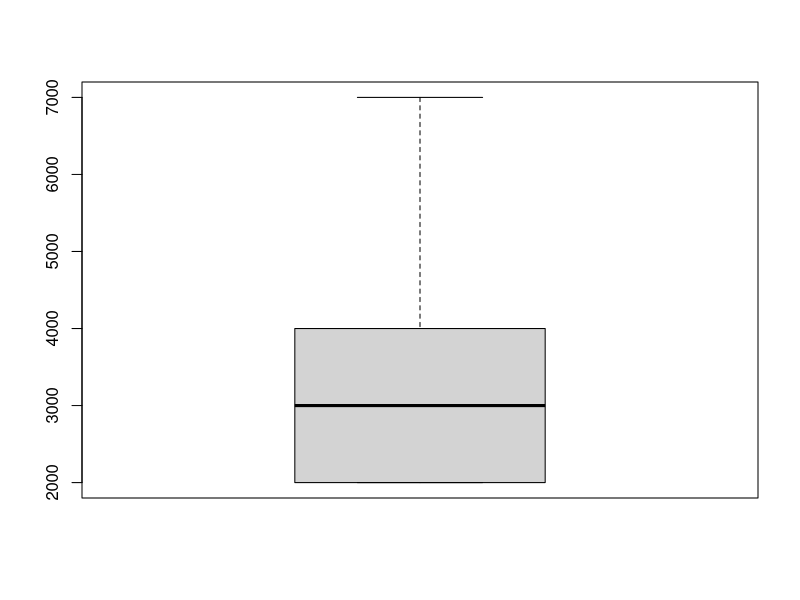
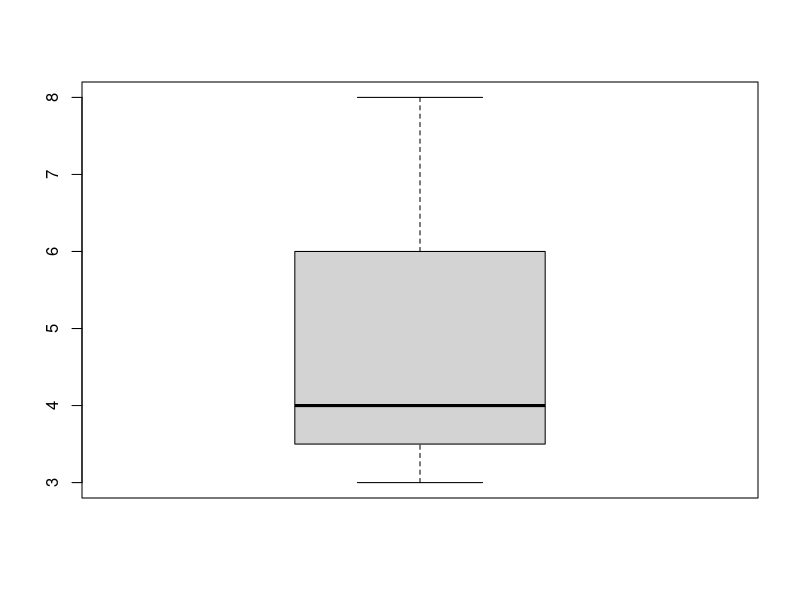
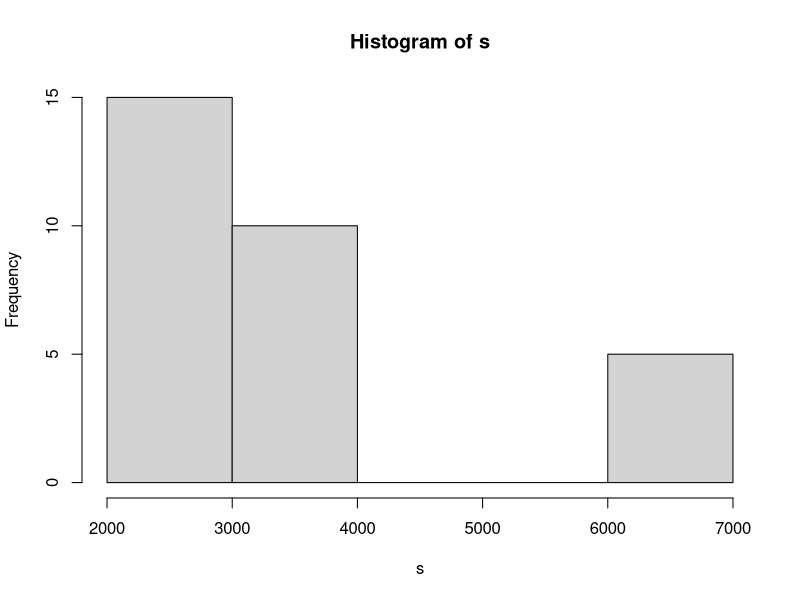
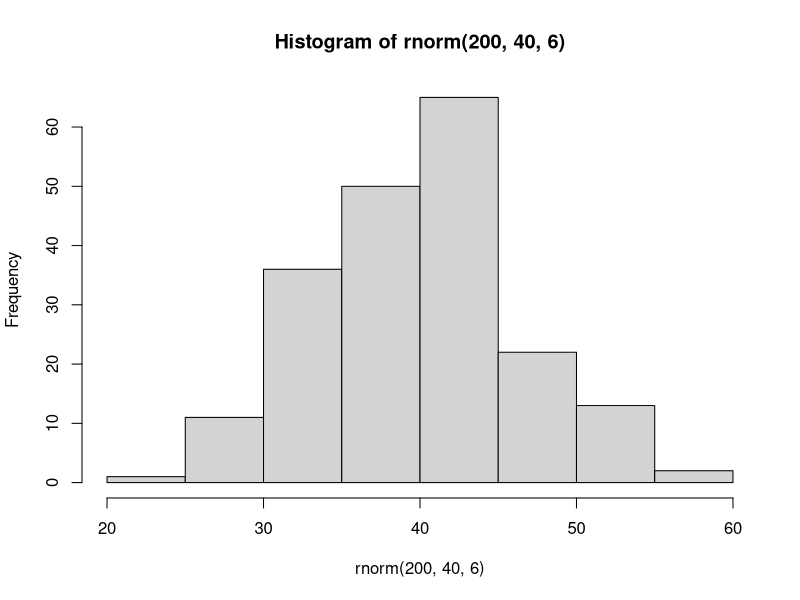
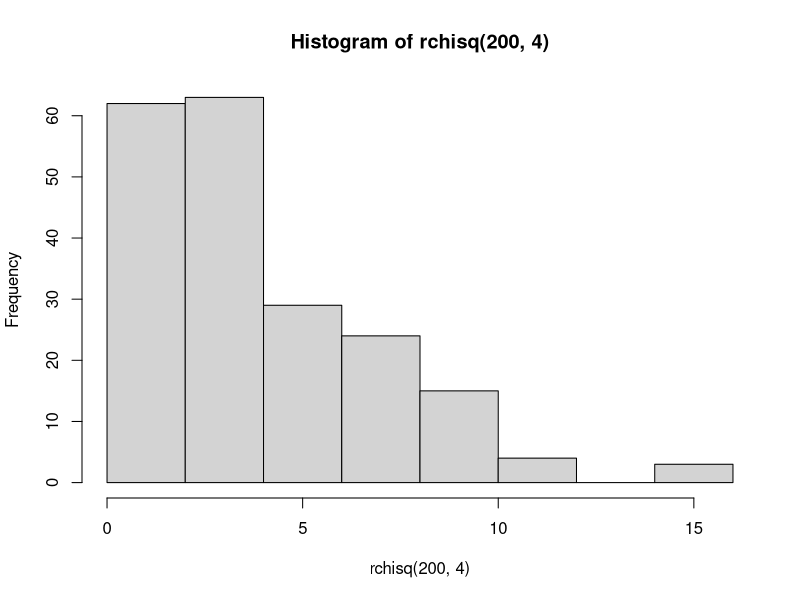
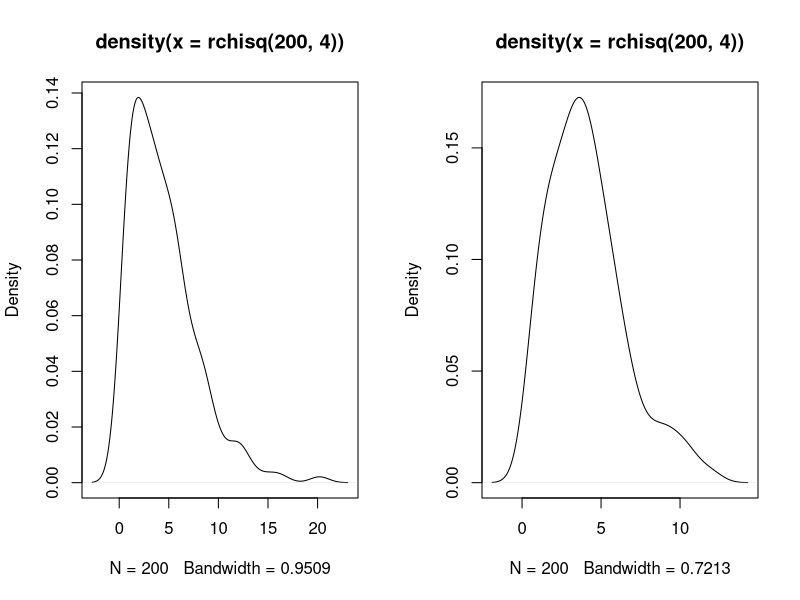

These figures' R source, in order:
## ---- chunk 1
bd<-read.csv("bd.csv")
#simple
bd$Edad
bd$Sexo
#frecuencia simples
table(bd$Edad)
table(bd$Sexo)
#frecuencias por intervalos
#Edad    f
#17-19   21
#20-22   12
#23-31   3
## ---- chunk 2
t2<-data.frame(table(c(4,2,7,7,4,3,2,9)))
colnames(t2)<-c("xi","fi")
t2
## ---- chunk 3
x<-c(3,3,4,6,4,6,8)
sum(x)/7

x+2
sum(x+2)/7
## ---- chunk 4
s<-rep(c(2000,4000,7000),c(15,10,5))
round(runif(20,10,12),0)
round(runif(20,10,20),0)
round(runif(20,10,100),0)
## ---- chunk 5
boxplot(s)
boxplot(x)
## ---- chunk 6
hist(s)
hist(rnorm(200,40,6))
hist(rchisq(200,4))
## ---- chunk 7
par(mfrow=c(1,2))
plot(density(rchisq(200,4)))
plot(density(rchisq(200,4)))
